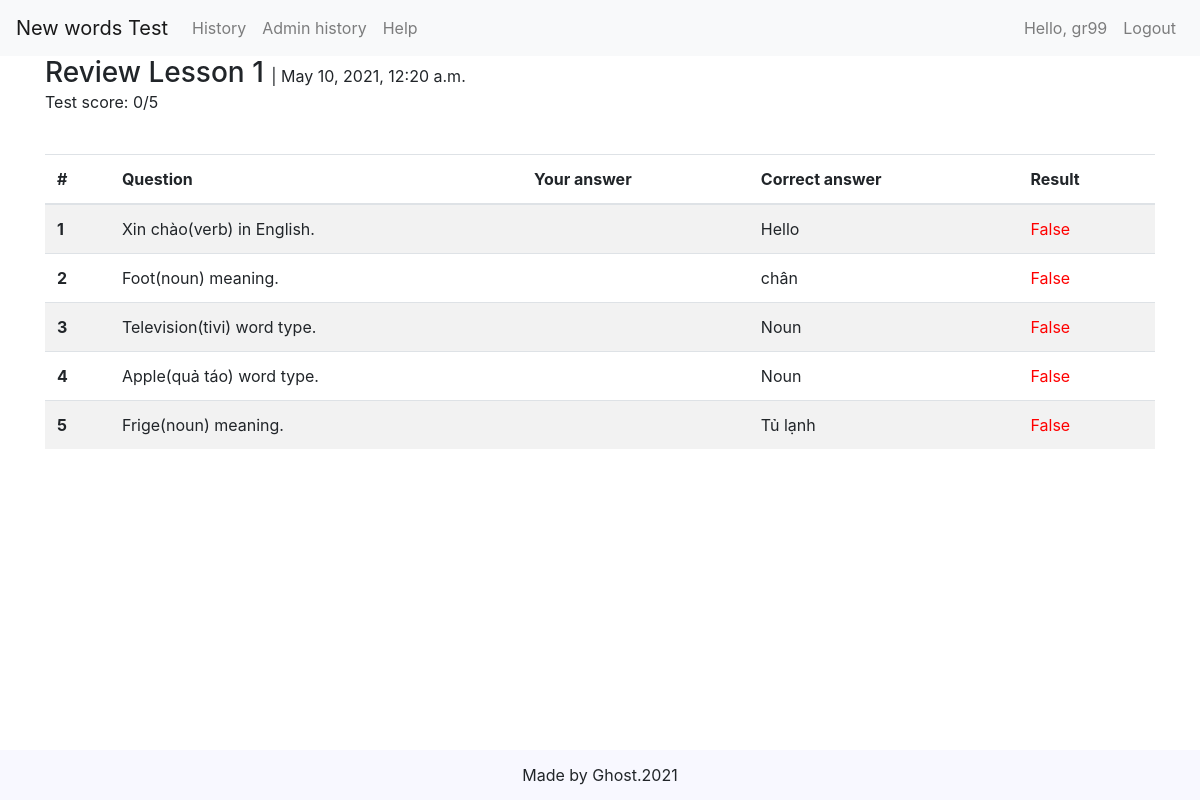
The page /review/104 (signed in) on the database its author committed.
### newword/models.py (models this page shows, shortened)
class Test(models.Model):
  test_time = models.DateTimeField(auto_now_add=True)
  score = models.IntegerField(null=True)
  user = models.ForeignKey(User, on_delete=models.CASCADE, related_name="answers")
  lesson = models.ForeignKey(Lesson, on_delete=models.CASCADE, blank=True, null=True)
  num_of_quest = models.IntegerField(blank=True, null=True)

class Lesson(models.Model):
  number = models.IntegerField()
  def __str__(self):
      return f"Lesson {self.number}"

class Quest(models.Model):
  quest_type = [
    (1, "Word fill"),
    (2, "Type choose"),
    (3, "Word meaning")
  ]
  result_type = [
    (0, "False"),
    (1, "True")
  ]
  question = models.CharField(max_length=500)
  result = models.CharField(max_length=150)
  qtype = models.IntegerField(choices=quest_type, default=1)
  answer = models.CharField(max_length=150, blank=True, null=True)
  correct = models.IntegerField(choices=result_type, blank=True, null=True)
  test = models.ForeignKey(Test, on_delete=models.CASCADE, related_name="user_answers")

### newword/views.py (the view)
# urls.py: path("review/<int:test_id>", views.review, name="review"),
@login_required
def review(request, test_id):
  wtype = {
    "1": "Noun",
    "2": "Verb",
    "3": "Adjective",
    "4": "Adverb"
  }
  test = Test.objects.get(pk=test_id)
  quests = Quest.objects.filter(test=test)
  for quest in quests:
    if quest.result in wtype.keys():
      quest.result = wtype[quest.result]
    if quest.answer in wtype.keys():
      quest.answer = wtype[quest.answer]
  context = {
    "test": test,
    "quests": quests,
  }
  return render(request, "review.html", context)

### newword/templates/review.html (shortened to what this page needs)
{% extends "base.html" %}
{% load static %}
{% block content %}
<h3 class="d-inline"> Review {{ test.lesson }} </h3>|&nbsp;{{ test.test_time }}
<p>Test score: {{ test.score }}/{{ test.num_of_quest }} </p>
<br>
<table class="table table-striped">
  <thead>
    <tr>
      <th scope="col">#</th>
      <th scope="col">Question</th>
      <th scope="col">Your answer</th>
      <th scope="col">Correct answer</th>
      <th scope="col">Result</th>
    </tr>
  </thead>
  <tbody>
    {% for quest in quests %}
    <tr>
      <th scope="row">{{ forloop.counter }}</th>
      <td>{{ quest.question }}</td>
      <td>{{ quest.answer }}</td>
      <td>{{ quest.result }}</td>
      <td  class="correct-{{ quest.correct }}">{{ quest.get_correct_display }}</td>
    </tr>
    {% endfor %}
  </tbody>
</table>
{% endblock %}

### templates/base.html (shortened to what this page needs)
<!DOCTYPE html>
<html lang="en">
<head>
  {% load static %}
  <link rel="stylesheet" href="https://stackpath.bootstrapcdn.com/bootstrap/4.4.1/css/bootstrap.min.css">
</head>
<body>
  <header>
    <nav class="navbar navbar-expand-lg navbar-light bg-light">
      <a class="navbar-brand" href="{% url 'home' %}">New words Test</a>
      <div class="collapse navbar-collapse" id="navbarNavAltMarkup">
        <div class="navbar-nav">
          <a class="nav-item nav-link" id="nav-cart" href="{% url 'history' %}">History</a>
          {% if request.user.is_superuser %}
          <a class="nav-item nav-link" id="nav-cart" href="{% url 'admin_history' %}">Admin history</a>
          {% endif %}
          <a class="nav-item nav-link" id="nav-order" href="https://www.google.com.vn/">Help</a>
        </div>
        <div class="navbar-nav ml-auto">
          {% if user.is_anonymous %}
          <a class="nav-item nav-link nav-user">Hello, Anonymous user</a>
          <a class="nav-item nav-link nav-func" href="{% url 'login' %}">Login</a>
          {% else %}
          <a class="nav-item nav-link nav-user">Hello, {{ user }}</a>
          <a class="nav-item nav-link nav-func" href="{% url 'logout' %}">Logout</a>
          {% endif %}
        </div>
      </div>
    </nav>
  </header>
  <main class="container">
    {% block content %}
    {% endblock %}
  </main>
  <footer>
    Made by Ghost.2021
  </footer>
</body>
</html>

### templates/base.html (style rules this page uses)
body { min-height: 100vh; display: flex; flex-direction: column; }
footer { margin-top: auto; display: flex; justify-content: center; align-items: center; background-color: ghostwhite; height: 50px; }

### newword/templates/review.html (style rules this page uses)
.correct-0 { color: red !important; }

### rows shown on the page
Test: lesson "Lesson 1", test_time "May 10, 2021, 12:20 a.m.", score "0", num_of_quest "5"
Quest: question "Xin chào(verb) in English.", result "Hello", correct "False"
Quest: question "Foot(noun) meaning.", result "chân", correct "False"
Quest: question "Television(tivi) word type.", result "Noun", correct "False"
Quest: question "Apple(quả táo) word type.", result "Noun", correct "False"
Quest: question "Frige(noun) meaning.", result "Tủ lạnh", correct "False"

### other values the page prints
{{ user }} "gr99"
